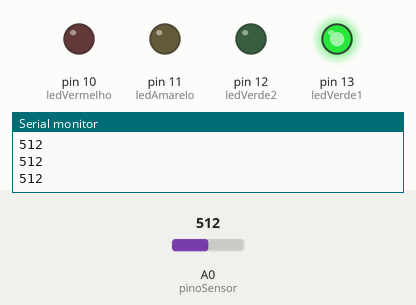
This sketch was run on a simulated Arduino Uno, built with avr-gcc and run on an emulated ATmega328P. On the bench: output pins drawn as LEDs (lit = HIGH), the last lines printed to the serial monitor. The inputs (shaded band) are chosen by the test bench; at power-on: A0 (pinoSensor) = 512.

Above: at 1.2 s.
1.3 s: A0 (pinoSensor) set to 623
2.8 s: A0 (pinoSensor) set to 651
At 3.1 s:
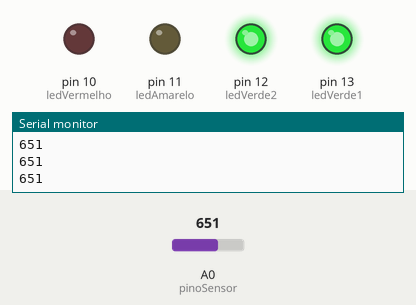
4.3 s: A0 (pinoSensor) set to 759
5.8 s: A0 (pinoSensor) set to 778
At 6.6 s:
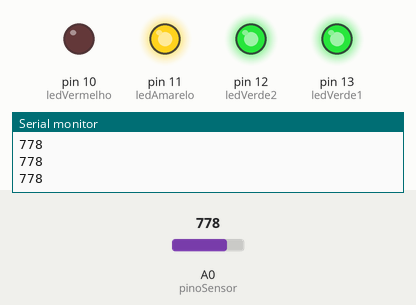
7.3 s: A0 (pinoSensor) set to 888
8.8 s: A0 (pinoSensor) set to 906
At 10.1 s:
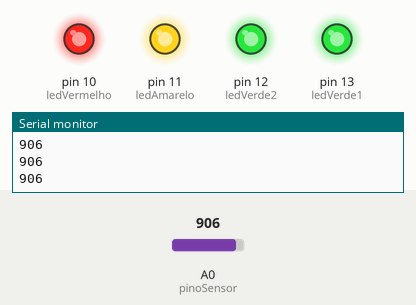
Timing chart, 0 to 11.3 s (numbered marks = the images above; inputs shaded):
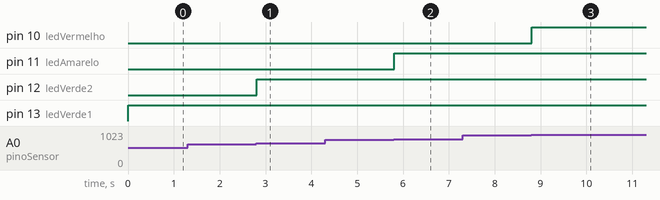

The sketch:

sens_ldr.ino
```cpp
//Sensor de Luminosidade

int ledVerde1 = 13;
int ledVerde2 = 12;
int ledAmarelo = 11;
int ledVermelho = 10;
int pinoSensor = A0;
int valorSensor = 0;

void setup(){
   Serial.begin(9600);
    //Definição dos pinos com Saídas e Entradas

     pinMode(ledVerde1,OUTPUT);
     pinMode(ledVerde2,OUTPUT);
     pinMode(ledAmarelo,OUTPUT);
     pinMode(ledVermelho,OUTPUT);
     pinMode(pinoSensor, INPUT);
}

void loop(){
  //"analogRead" diz respeito ao valor lido na porta analógica A0

  valorSensor = analogRead(pinoSensor);
  Serial.println(valorSensor);

  //"Se o valor lido no pino analógico for menor que..."

  if(valorSensor < 640){
    digitalWrite(ledVerde1, HIGH);
    digitalWrite(ledVerde2, LOW);
    digitalWrite(ledAmarelo, LOW);
    digitalWrite(ledVermelho, LOW);
  }

  else if(valorSensor < 768){
    digitalWrite(ledVerde1, HIGH);
    digitalWrite(ledVerde2, HIGH);
    digitalWrite(ledAmarelo, LOW);
    digitalWrite(ledVermelho, LOW);
  }

  else if(valorSensor < 896){
    digitalWrite(ledVerde1, HIGH);
    digitalWrite(ledVerde2, HIGH);
    digitalWrite(ledAmarelo, HIGH);
    digitalWrite(ledVermelho, LOW);
  }

  else{
    digitalWrite(ledVerde1, HIGH);
    digitalWrite(ledVerde2, HIGH);
    digitalWrite(ledAmarelo, HIGH);
    digitalWrite(ledVermelho, HIGH);
  }

  return;
}
```

Measured:
- the behaviour switches between 639 and 640 on A0 (pinoSensor) (found by bisection; images 0 and 1)
- the behaviour switches between 767 and 768 on A0 (pinoSensor) (found by bisection; images 1 and 2)
- the behaviour switches between 895 and 896 on A0 (pinoSensor) (found by bisection; images 2 and 3)
- after the input at 2.8 s, pin 12 (ledVerde2): LOW → HIGH at once
- after the input at 5.8 s, pin 11 (ledAmarelo): LOW → HIGH at once
- after the input at 8.8 s, pin 10 (ledVermelho): LOW → HIGH at once
